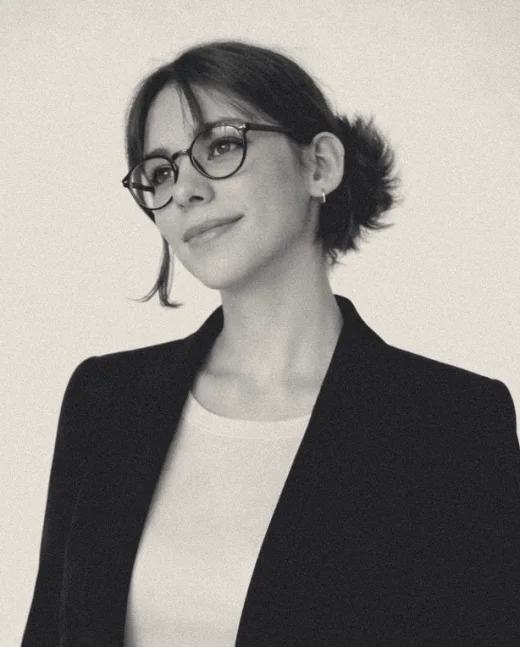
#> input picture src/assets/img/retrato-bn.webp, 520 x 647 px
$ python retrato.py ../src/assets/img/retrato-bn.webp out.png
#> lines starting #> are read from the running program, lines starting #| are printed output that depends on the picture
"""Retrato de Marian en blanco y negro, como un recorte de periódico.

Uso: python scripts/retrato.py source/retrato-marian.jpg src/assets/img/retrato-bn.webp
Necesita numpy y opencv-python-headless.
"""
import sys

import cv2
import numpy as np

im = cv2.imread(sys.argv[1])
#> im is the input picture: shape (647, 520, 3); mean B, G, R 138.9, 143.2, 146.5
h, w = im.shape[:2]
#> h = 647; w = 520
# Encuadre de medio cuerpo (cabeza y hombros)
crop = im[int(h * 0.06):int(h * 0.74), int(w * 0.26):int(w * 0.86)]
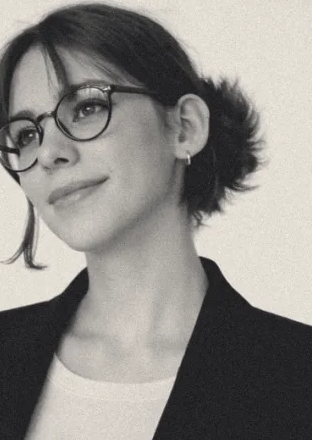
#> crop: shape (440, 312, 3); mean B, G, R 134.3, 138.2, 141.3
g = cv2.cvtColor(crop, cv2.COLOR_BGR2GRAY).astype(np.float32) / 255
lo, hi = np.percentile(g, [1, 99.5])
#> lo = 0.118; hi = 0.898
g = np.clip((g - lo) / (hi - lo), 0, 1)
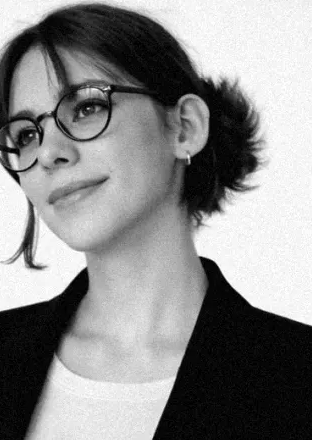
#> g: shape (440, 312) float32; min 0, max 1, mean 0.546
g = np.clip((g - 0.5) * 1.18 + 0.5, 0, 1) ** 1.05
# Papel de periódico: blancos algo grises y cálidos, negros no puros
paper = np.array([214, 222, 228], np.float32)
ink = np.array([38, 36, 36], np.float32)
out = ink * (1 - g[..., None]) + paper * g[..., None]
# Grano de impresión
rng = np.random.default_rng(2)
out += rng.normal(0, 6, g.shape)[..., None]
out = cv2.resize(np.clip(out, 0, 255).astype(np.uint8), (520, int(520 * crop.shape[0] / crop.shape[1])),
                 interpolation=cv2.INTER_AREA)
#> out: shape (733, 520, 3)
cv2.imwrite(sys.argv[2], out, [cv2.IMWRITE_WEBP_QUALITY, 84])
print(out.shape)
#| (733, 520, 3)
